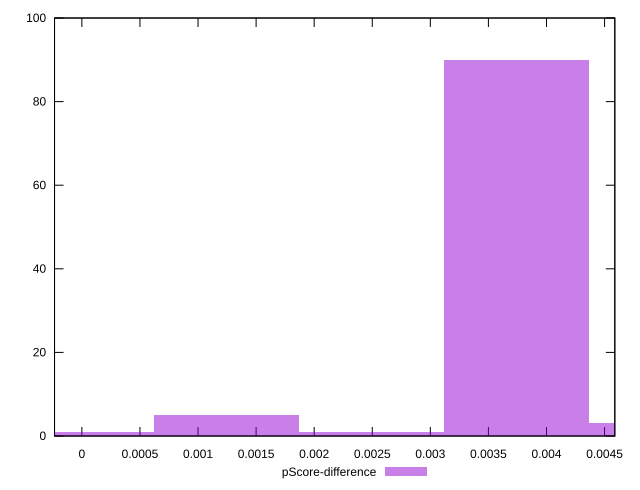

Write gnuplot code to recreate this figure.
reset

$pScoreDifference <<EOF
0 1
0.001247313968663923 5
0.003741941905991769 90
0.004989255874655692 3
0.002494627937327846 1
EOF

set key outside below
set boxwidth 0.001247313968663923
set xrange [-0.00023529411764705577:0.004588235294117615]
set yrange [0:100]
set trange [0:100]
set style fill transparent solid 0.5 noborder
set terminal svg size 640, 490 enhanced background rgb 'white'
set output "report_00019_2021-02-10T18-14-37.922Z//uses-rel-preload/samples/pages+cached+noadtech+nomedia+nocss/pScore-difference/histogram.svg"

plot $pScoreDifference title "pScore-difference" with boxes

reset
